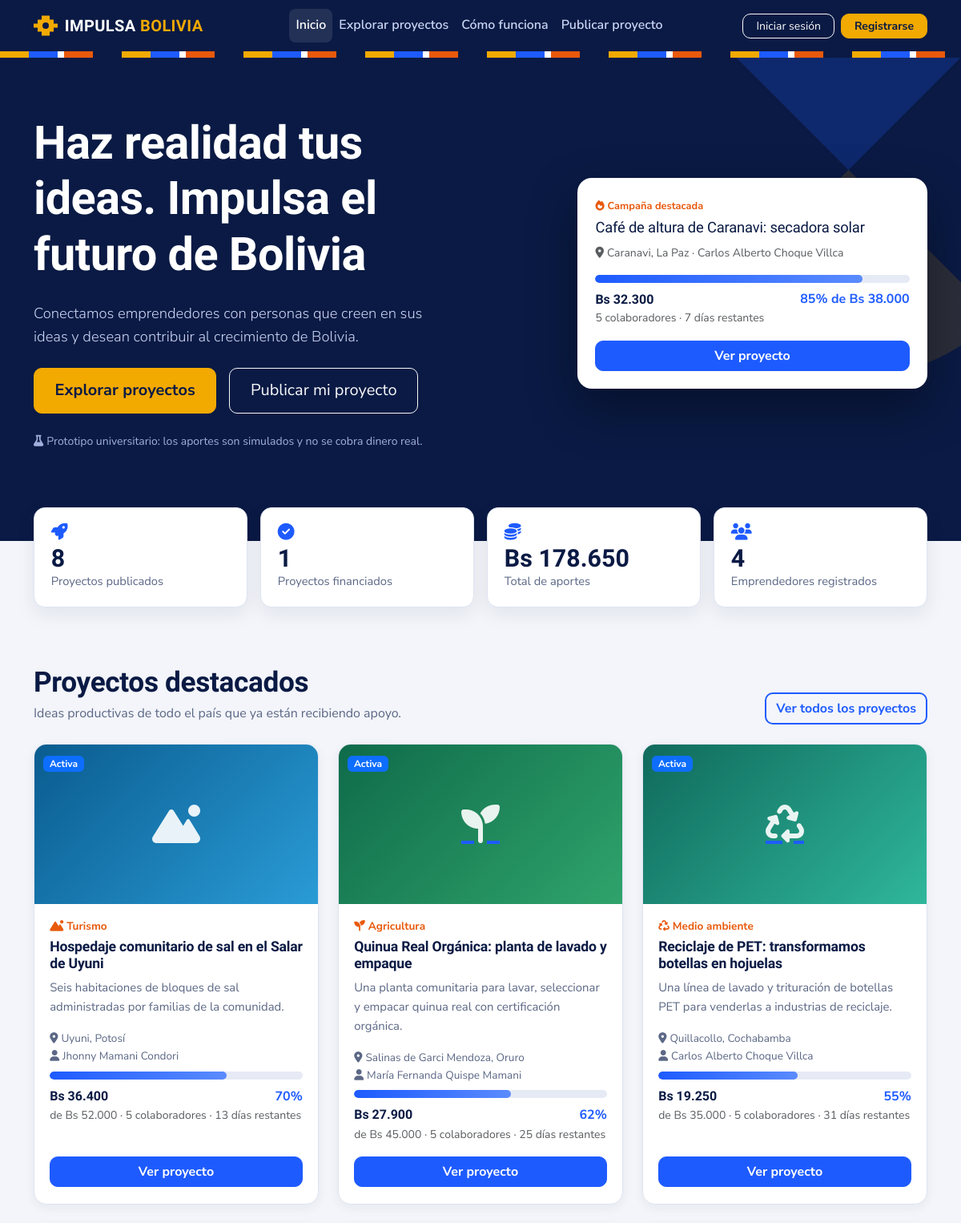
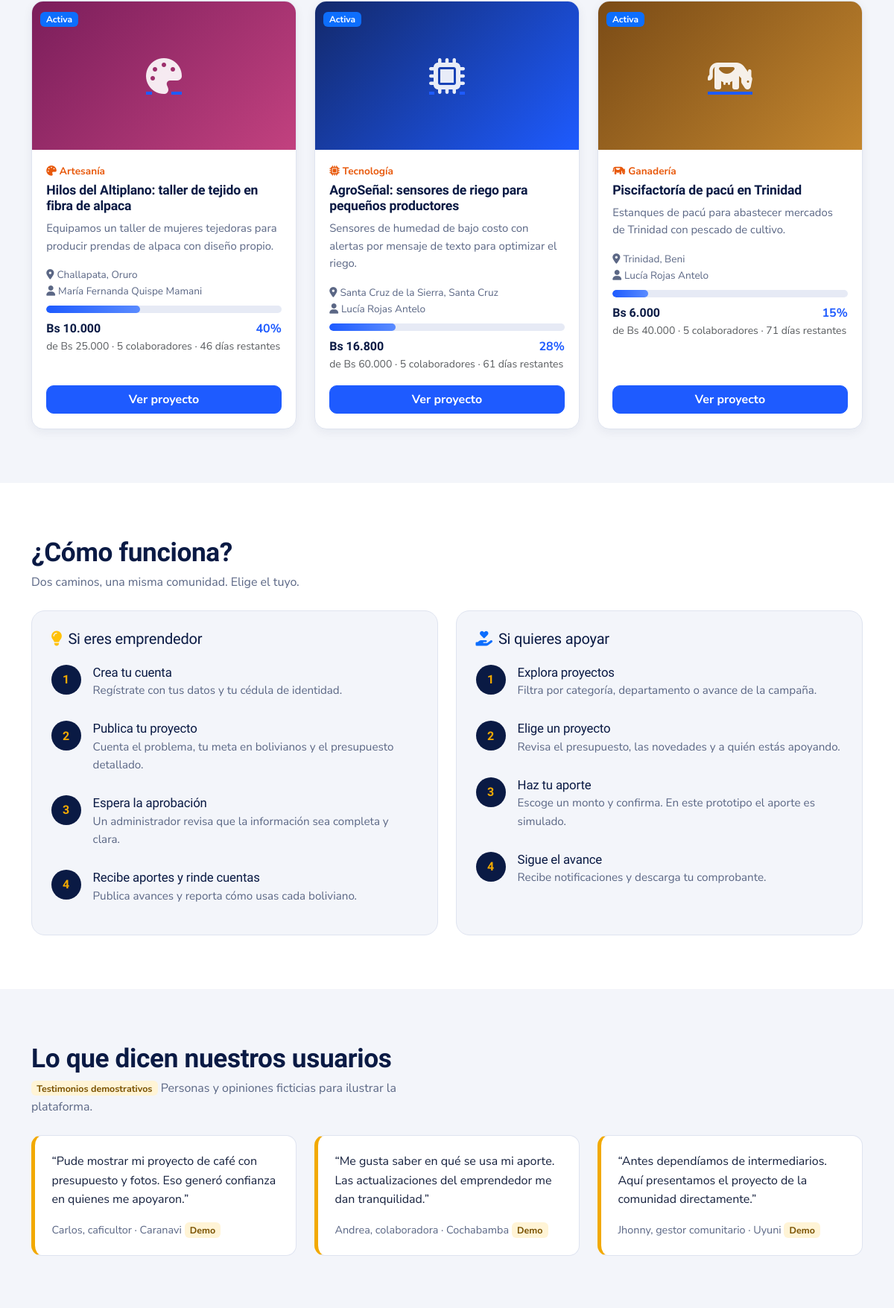
The page / (upper part) on the database its author committed (2 pictures, top to bottom).
### tables this page shows
CREATE TABLE proyectos (
  id_proyecto INT UNSIGNED AUTO_INCREMENT PRIMARY KEY,
  id_usuario INT UNSIGNED NOT NULL,
  id_categoria INT UNSIGNED NOT NULL,
  nombre VARCHAR(150) NOT NULL,
  resumen VARCHAR(220) NOT NULL,
  descripcion TEXT NOT NULL,
  problema TEXT NOT NULL,
  objetivo TEXT NOT NULL,
  departamento VARCHAR(30) NOT NULL,
  ciudad VARCHAR(60) NOT NULL,
  direccion VARCHAR(200) NULL,
  meta_financiamiento DECIMAL(12,2) NOT NULL,
  total_recaudado DECIMAL(12,2) NOT NULL DEFAULT 0.00,
  num_colaboradores INT UNSIGNED NOT NULL DEFAULT 0,
  fecha_inicio DATE NOT NULL,
  fecha_fin DATE NOT NULL,
  imagen_principal VARCHAR(255) NULL,
  video_url VARCHAR(255) NULL,
  explicacion_recursos TEXT NULL,
  estado ENUM('pendiente','correccion','rechazado','activo','financiado','finalizado','suspendido','cancelado') NOT NULL DEFAULT 'pendiente',
  fecha_creacion DATETIME NOT NULL DEFAULT CURRENT_TIMESTAMP,
  CONSTRAINT fk_proyectos_usuario FOREIGN KEY (id_usuario) REFERENCES usuarios(id_usuario),
  CONSTRAINT fk_proyectos_categoria FOREIGN KEY (id_categoria) REFERENCES categorias(id_categoria),
  CONSTRAINT ck_proyectos_meta CHECK (meta_financiamiento > 0),
  CONSTRAINT ck_proyectos_recaudado CHECK (total_recaudado >= 0),
  CONSTRAINT ck_proyectos_fechas CHECK (fecha_fin >= fecha_inicio),
  KEY idx_proyectos_estado (estado),
  KEY idx_proyectos_depto (departamento),
  KEY idx_proyectos_fin (fecha_fin),
  KEY idx_proyectos_usuario (id_usuario),
  KEY idx_proyectos_categoria (id_categoria)
);

CREATE TABLE usuarios (
  id_usuario INT UNSIGNED AUTO_INCREMENT PRIMARY KEY,
  nombre_completo VARCHAR(120) NOT NULL,
  ci VARCHAR(20) NULL,
  correo VARCHAR(120) NOT NULL,
  telefono VARCHAR(20) NOT NULL,
  password VARCHAR(255) NOT NULL,
  rol ENUM('administrador','emprendedor','colaborador') NOT NULL DEFAULT 'colaborador',
  departamento VARCHAR(30) NOT NULL,
  ciudad VARCHAR(60) NOT NULL,
  direccion VARCHAR(200) NULL,
  descripcion TEXT NULL,
  foto VARCHAR(255) NULL,
  estado ENUM('activo','inactivo') NOT NULL DEFAULT 'activo',
  fecha_registro DATETIME NOT NULL DEFAULT CURRENT_TIMESTAMP,
  UNIQUE KEY uq_usuarios_correo (correo),
  UNIQUE KEY uq_usuarios_ci (ci),
  KEY idx_usuarios_rol (rol),
  KEY idx_usuarios_depto (departamento)
);

CREATE TABLE categorias (
  id_categoria INT UNSIGNED AUTO_INCREMENT PRIMARY KEY,
  nombre VARCHAR(60) NOT NULL,
  descripcion VARCHAR(255) NULL,
  icono VARCHAR(40) NOT NULL DEFAULT 'lightbulb',
  estado ENUM('activo','inactivo') NOT NULL DEFAULT 'activo',
  UNIQUE KEY uq_categorias_nombre (nombre)
);

### includes/autenticacion.php (called while the page is built, shortened)
<?php
require_once __DIR__ . '/funciones.php';
function usuario_actual(): ?array
{
    static $usuario = false;
    if ($usuario !== false) return $usuario;
    $usuario = null;
    return $usuario;
}

### includes/tarjeta_proyecto.php (the view)
<?php
$est = estado_efectivo($p);
$pct = porcentaje($p['total_recaudado'], $p['meta_financiamiento']);
$img = imagen_proyecto_url($p);
$dias = dias_restantes($p['fecha_fin']);
?>
<article class="tarjeta-proyecto h-100">
  <a class="tarjeta-img" href="<?= url('proyectos/detalle.php?id=' . (int)$p['id_proyecto']) ?>" tabindex="-1" aria-hidden="true">
    <?php if ($img): ?>
      <img src="<?= e($img) ?>" alt="" loading="lazy">
    <?php else: ?>
      <span class="img-vacia cat-<?= (int)$p['id_categoria'] ?>"><i class="fa-solid fa-<?= e($p['icono']) ?>"></i></span>
    <?php endif; ?>
    <span class="tarjeta-estado"><?= badge_estado($est) ?></span>
  </a>
  <div class="tarjeta-cuerpo">
    <p class="tarjeta-cat mb-1"><i class="fa-solid fa-<?= e($p['icono']) ?> me-1"></i><?= e($p['categoria']) ?></p>
    <h3 class="tarjeta-titulo"><a href="<?= url('proyectos/detalle.php?id=' . (int)$p['id_proyecto']) ?>"><?= e($p['nombre']) ?></a></h3>
    <p class="tarjeta-resumen"><?= e($p['resumen']) ?></p>
    <p class="tarjeta-meta mb-2"><i class="fa-solid fa-location-dot me-1"></i><?= e($p['ciudad']) ?>, <?= e($p['departamento']) ?><br><i class="fa-solid fa-user me-1"></i><?= e($p['emprendedor']) ?></p>
    <div class="barra-progreso<?= $pct >= 100 ? ' completa' : '' ?>" role="progressbar" aria-valuenow="<?= min(100, (int)$pct) ?>" aria-valuemin="0" aria-valuemax="100" aria-label="Avance del financiamiento">
      <span style="width:<?= min(100, $pct) ?>%"></span>
    </div>
    <div class="d-flex justify-content-between align-items-baseline mt-2">
      <strong class="monto"><?= formato_bs_corto($p['total_recaudado']) ?></strong>
      <span class="pct"><?= number_format($pct, 0) ?>%</span>
    </div>
    <p class="small text-muted mb-3">de <?= formato_bs_corto($p['meta_financiamiento']) ?> · <?= (int)$p['num_colaboradores'] ?> colaboradores ·
      <?= $est === 'activo' ? ($dias . ($dias === 1 ? ' día' : ' días') . ' restantes') : 'Termina el ' . fecha_corta($p['fecha_fin']) ?></p>
    <a class="btn btn-azul w-100" href="<?= url('proyectos/detalle.php?id=' . (int)$p['id_proyecto']) ?>">Ver proyecto</a>
  </div>
</article>

### index.php (shortened to what this page needs)
<?php
require_once __DIR__ . '/includes/autenticacion.php';
$pdo = db();
$stats = $pdo->query("SELECT
  (SELECT COUNT(*) FROM proyectos WHERE estado IN ('activo','financiado','finalizado')) AS publicados,
  (SELECT COUNT(*) FROM proyectos WHERE estado='financiado') AS financiados,
  (SELECT COALESCE(SUM(monto),0) FROM aportes WHERE estado='confirmado') AS total_aportes,
  (SELECT COUNT(*) FROM usuarios WHERE rol='emprendedor' AND estado='activo') AS emprendedores")->fetch();
$destacados = $pdo->query("SELECT p.*, c.nombre AS categoria, c.icono, u.nombre_completo AS emprendedor
  FROM proyectos p JOIN categorias c ON c.id_categoria=p.id_categoria JOIN usuarios u ON u.id_usuario=p.id_usuario
  WHERE p.estado IN ('activo','financiado')
  ORDER BY (p.estado='activo') DESC, (p.total_recaudado/p.meta_financiamiento) DESC LIMIT 7")->fetchAll();
$hero = $destacados ? array_shift($destacados) : null;
$actual = usuario_actual();
$ruta_publicar = ($actual && $actual['rol'] === 'emprendedor' && existe_ruta('proyectos/publicar.php')) ? 'proyectos/publicar.php' : 'registro.php?tipo=emprendedor';
require __DIR__ . '/includes/header.php';
?>
<section class="hero">
  <div class="container">
    <div class="row align-items-center g-5">
      <div class="col-lg-7">
        <h1>Haz realidad tus ideas. Impulsa el futuro de Bolivia</h1>
        <p class="lead my-4">Conectamos emprendedores con personas que creen en sus ideas y desean contribuir al crecimiento de Bolivia.</p>
        <div class="d-flex flex-wrap gap-3">
          <a class="btn btn-oro btn-lg" href="<?= url('proyectos/index.php') ?>">Explorar proyectos</a>
          <a class="btn btn-outline-light btn-lg" href="<?= url($ruta_publicar) ?>">Publicar mi proyecto</a>
        </div>
        <p class="small mt-4 mb-0" style="color:#9FB0DE"><i class="fa-solid fa-flask me-1"></i>Prototipo universitario: los aportes son simulados y no se cobra dinero real.</p>
      </div>
      <?php if ($hero): $pct = porcentaje($hero['total_recaudado'], $hero['meta_financiamiento']); ?>
      <div class="col-lg-5">
        <div class="hero-destacado">
          <span class="hero-etiqueta"><i class="fa-solid fa-fire me-1"></i>Campaña destacada</span>
          <h2><?= e($hero['nombre']) ?></h2>
          <p class="small text-muted mb-3"><i class="fa-solid fa-location-dot me-1"></i><?= e($hero['ciudad']) ?>, <?= e($hero['departamento']) ?> · <?= e($hero['emprendedor']) ?></p>
          <div class="barra-progreso<?= $pct >= 100 ? ' completa' : '' ?>"><span style="width:<?= min(100, $pct) ?>%"></span></div>
          <div class="d-flex justify-content-between mt-2">
            <strong class="monto"><?= formato_bs_corto($hero['total_recaudado']) ?></strong>
            <span class="pct"><?= number_format($pct, 0) ?>% de <?= formato_bs_corto($hero['meta_financiamiento']) ?></span>
          </div>
          <p class="small text-muted mb-3"><?= (int)$hero['num_colaboradores'] ?> colaboradores · <?= $hero['estado'] === 'activo' ? dias_restantes($hero['fecha_fin']) . ' días restantes' : 'Meta alcanzada' ?></p>
          <a class="btn btn-azul w-100" href="<?= url('proyectos/detalle.php?id=' . (int)$hero['id_proyecto']) ?>">Ver proyecto</a>
        </div>
      </div>
      <?php endif; ?>
    </div>
  </div>
</section>
<section class="indicadores" aria-label="Indicadores generales">
  <div class="container">
    <div class="row g-3">
      <div class="col-6 col-lg-3"><div class="indicador"><i class="fa-solid fa-rocket"></i><div class="num"><?= (int)$stats['publicados'] ?></div><div class="rot">Proyectos publicados</div></div></div>
      <div class="col-6 col-lg-3"><div class="indicador"><i class="fa-solid fa-circle-check"></i><div class="num"><?= (int)$stats['financiados'] ?></div><div class="rot">Proyectos financiados</div></div></div>
      <div class="col-6 col-lg-3"><div class="indicador"><i class="fa-solid fa-coins"></i><div class="num"><?= formato_bs_corto($stats['total_aportes']) ?></div><div class="rot">Total de aportes</div></div></div>
      <div class="col-6 col-lg-3"><div class="indicador"><i class="fa-solid fa-users"></i><div class="num"><?= (int)$stats['emprendedores'] ?></div><div class="rot">Emprendedores registrados</div></div></div>
    </div>
  </div>
</section>
<section class="seccion">
  <div class="container">
    <div class="d-flex flex-wrap justify-content-between align-items-end gap-3 mb-4">
      <div><h2 class="titulo-seccion">Proyectos destacados</h2><p class="sub-seccion mb-0">Ideas productivas de todo el país que ya están recibiendo apoyo.</p></div>
      <a class="btn btn-outline-azul" href="<?= url('proyectos/index.php') ?>">Ver todos los proyectos</a>
    </div>
    <?php if ($destacados): ?>
    <div class="row g-4">
      <?php foreach ($destacados as $p): ?><div class="col-md-6 col-lg-4"><?php include __DIR__ . '/includes/tarjeta_proyecto.php'; ?></div><?php endforeach; ?>
    </div>
    <?php else: ?>
    <div class="vacio"><i class="fa-solid fa-seedling d-block"></i><p class="mb-0">Todavía no hay proyectos publicados. ¡Sé el primero en publicar el tuyo!</p></div>
    <?php endif; ?>
  </div>
</section>
<section class="seccion seccion-blanca" id="como-funciona">
  <div class="container">
    <h2 class="titulo-seccion">¿Cómo funciona?</h2>
    <p class="sub-seccion mb-4">Dos caminos, una misma comunidad. Elige el tuyo.</p>
    <div class="row g-4">
      <div class="col-lg-6"><div class="panel-pasos">
        <h3 class="h5 mb-2"><i class="fa-solid fa-lightbulb text-warning me-2"></i>Si eres emprendedor</h3>
        <div class="paso"><div class="paso-num">1</div><div><h3>Crea tu cuenta</h3><p>Regístrate con tus datos y tu cédula de identidad.</p></div></div>
        <div class="paso"><div class="paso-num">2</div><div><h3>Publica tu proyecto</h3><p>Cuenta el problema, tu meta en bolivianos y el presupuesto detallado.</p></div></div>
        <div class="paso"><div class="paso-num">3</div><div><h3>Espera la aprobación</h3><p>Un administrador revisa que la información sea completa y clara.</p></div></div>
        <div class="paso"><div class="paso-num">4</div><div><h3>Recibe aportes y rinde cuentas</h3><p>Publica avances y reporta cómo usas cada boliviano.</p></div></div>
      </div></div>
      <div class="col-lg-6"><div class="panel-pasos">
        <h3 class="h5 mb-2"><i class="fa-solid fa-hand-holding-heart text-primary me-2"></i>Si quieres apoyar</h3>
        <div class="paso"><div class="paso-num">1</div><div><h3>Explora proyectos</h3><p>Filtra por categoría, departamento o avance de la campaña.</p></div></div>
        <div class="paso"><div class="paso-num">2</div><div><h3>Elige un proyecto</h3><p>Revisa el presupuesto, las novedades y a quién estás apoyando.</p></div></div>
        <div class="paso"><div class="paso-num">3</div><div><h3>Haz tu aporte</h3><p>Escoge un monto y confirma. En este prototipo el aporte es simulado.</p></div></div>
        <div class="paso"><div class="paso-num">4</div><div><h3>Sigue el avance</h3><p>Recibe notificaciones y descarga tu comprobante.</p></div></div>
      </div></div>
    </div>
  </div>
</section>
<section class="seccion">
  <div class="container">
    <h2 class="titulo-seccion">Lo que dicen nuestros usuarios</h2>
    <p class="sub-seccion mb-4"><span class="etiqueta-demo">Testimonios demostrativos</span> Personas y opiniones ficticias para ilustrar la plataforma.</p>
    <div class="row g-4">
      <div class="col-md-4"><figure class="testimonio mb-0"><blockquote class="mb-3">“Pude mostrar mi proyecto de café con presupuesto y fotos. Eso generó confianza en quienes me apoyaron.”</blockquote><footer>Carlos, caficultor · Caranavi <span class="etiqueta-demo">Demo</span></footer></figure></div>
      <div class="col-md-4"><figure class="testimonio mb-0"><blockquote class="mb-3">“Me gusta saber en qué se usa mi aporte. Las actualizaciones del emprendedor me dan tranquilidad.”</blockquote><footer>Andrea, colaboradora · Cochabamba <span class="etiqueta-demo">Demo</span></footer></figure></div>
      <div class="col-md-4"><figure class="testimonio mb-0"><blockquote class="mb-3">“Antes dependíamos de intermediarios. Aquí presentamos el proyecto de la comunidad directamente.”</blockquote><footer>Jhonny, gestor comunitario · Uyuni <span class="etiqueta-demo">Demo</span></footer></figure></div>
    </div>
  </div>
</section>
<?php require __DIR__ . '/includes/footer.php'; ?>

### includes/funciones.php (shortened to what this page needs)
<?php
function e($valor): string { return htmlspecialchars((string)$valor, ENT_QUOTES | ENT_SUBSTITUTE, 'UTF-8'); }
function url(string $ruta = ''): string { return BASE_URL . '/' . ltrim($ruta, '/'); }
function formato_bs_corto($monto): string { return MONEDA . ' ' . number_format((float)$monto, 0, ',', '.'); }
function porcentaje($recaudado, $meta): float
{
    return $meta > 0 ? round(((float)$recaudado / (float)$meta) * 100, 1) : 0.0;
}
function dias_restantes(string $fecha_fin): int
{
    $hoy = new DateTime('today');
    $fin = new DateTime($fecha_fin);
    return $fin < $hoy ? 0 : (int)$hoy->diff($fin)->days;
}
function estado_efectivo(array $p): string
{
    return $p['estado'];
}
function etiqueta_estado(string $estado): array
{
    $mapa = [
        'pendiente'  => ['Pendiente de aprobación', 'warning'], 'correccion' => ['Requiere correcciones', 'info'],
        'rechazado'  => ['Rechazado', 'danger'], 'activo' => ['Activa', 'primary'],
        'financiado' => ['Financiada', 'success'], 'finalizado' => ['Finalizada', 'secondary'],
        'suspendido' => ['Suspendida', 'dark'], 'cancelado' => ['Cancelada', 'dark'],
        'confirmado' => ['Confirmado', 'success'], 'anulado' => ['Anulado', 'danger'],
    ];
    return $mapa[$estado] ?? [ucfirst($estado), 'secondary'];
}
function badge_estado(string $estado): string
{
    [$texto, $clase] = etiqueta_estado($estado);
    return '<span class="badge text-bg-' . $clase . '">' . e($texto) . '</span>';
}
function imagen_proyecto_url(array $p): ?string
{
    return null;
}

### rows shown on the page
proyectos: nombre "Café de altura de Caranavi: secadora solar", ciudad "Caranavi", departamento "La Paz", total_recaudado "Bs 32.300", pct "85", meta_financiamiento "Bs 38.000", num_colaboradores "5", fecha_fin "7"
usuarios: nombre_completo "Carlos Alberto Choque Villca"
proyectos: id_categoria.nombre "Turismo", nombre "Hospedaje comunitario de sal en el Salar de Uyuni", resumen "Seis habitaciones de bloques de sal administradas por familias de la comunidad.", ciudad "Uyuni", departamento "Potosí", id_usuario.nombre_completo "Jhonny Mamani Condori", total_recaudado "Bs 36.400", pct "70", meta_financiamiento "Bs 52.000", num_colaboradores "5", fecha_fin "13", shows "días"
proyectos: id_categoria.nombre "Agricultura", nombre "Quinua Real Orgánica: planta de lavado y empaque", resumen "Una planta comunitaria para lavar, seleccionar y empacar quinua real con certificación orgánica.", ciudad "Salinas de Garci Mendoza", departamento "Oruro", id_usuario.nombre_completo "María Fernanda Quispe Mamani", total_recaudado "Bs 27.900", pct "62", meta_financiamiento "Bs 45.000", num_colaboradores "5", fecha_fin "25", shows "días"
proyectos: id_categoria.nombre "Medio ambiente", nombre "Reciclaje de PET: transformamos botellas en hojuelas", resumen "Una línea de lavado y trituración de botellas PET para venderlas a industrias de reciclaje.", ciudad "Quillacollo", departamento "Cochabamba", id_usuario.nombre_completo "Carlos Alberto Choque Villca", total_recaudado "Bs 19.250", pct "55", meta_financiamiento "Bs 35.000", num_colaboradores "5", fecha_fin "31", shows "días"
proyectos: id_categoria.nombre "Artesanía", nombre "Hilos del Altiplano: taller de tejido en fibra de alpaca", resumen "Equipamos un taller de mujeres tejedoras para producir prendas de alpaca con diseño propio.", ciudad "Challapata", departamento "Oruro", id_usuario.nombre_completo "María Fernanda Quispe Mamani", total_recaudado "Bs 10.000", pct "40", meta_financiamiento "Bs 25.000", num_colaboradores "5", fecha_fin "46", shows "días"
proyectos: id_categoria.nombre "Tecnología", nombre "AgroSeñal: sensores de riego para pequeños productores", resumen "Sensores de humedad de bajo costo con alertas por mensaje de texto para optimizar el riego.", ciudad "Santa Cruz de la Sierra", departamento "Santa Cruz", id_usuario.nombre_completo "Lucía Rojas Antelo", total_recaudado "Bs 16.800", pct "28", meta_financiamiento "Bs 60.000", num_colaboradores "5", fecha_fin "61", shows "días"
proyectos: id_categoria.nombre "Ganadería", nombre "Piscifactoría de pacú en Trinidad", resumen "Estanques de pacú para abastecer mercados de Trinidad con pescado de cultivo.", ciudad "Trinidad", departamento "Beni", id_usuario.nombre_completo "Lucía Rojas Antelo", total_recaudado "Bs 6.000", pct "15", meta_financiamiento "Bs 40.000", num_colaboradores "5", fecha_fin "71", shows "días"

### other values the page prints
$texto "Inicio"
$texto "Explorar proyectos"
$texto "Cómo funciona"
$texto "Publicar proyecto"
$stats['publicados'] "8"
$stats['financiados'] "1"
formato_bs_corto($stats['total_aportes']) "Bs 178.650"
$stats['emprendedores'] "4"
